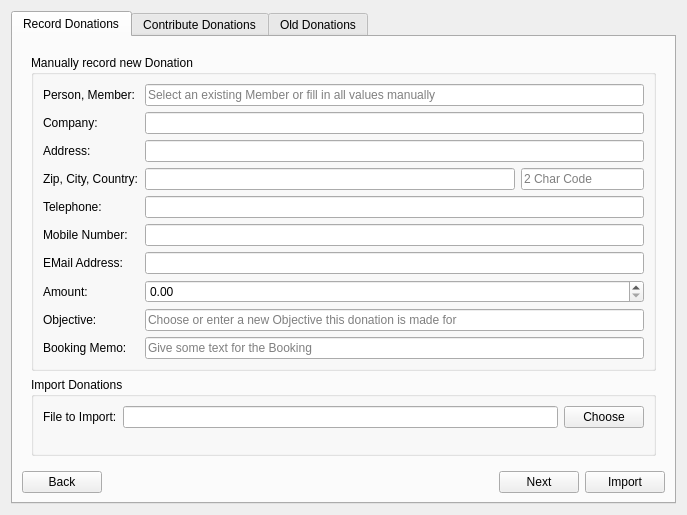
<?xml version="1.0" encoding="UTF-8"?>
<ui version="4.0">
 <class>DonationsForm</class>
 <widget class="QWidget" name="DonationsForm">
  <property name="geometry">
   <rect>
    <x>0</x>
    <y>0</y>
    <width>687</width>
    <height>515</height>
   </rect>
  </property>
  <property name="windowTitle">
   <string>Form</string>
  </property>
  <layout class="QVBoxLayout" name="verticalLayout">
   <item>
    <widget class="QTabWidget" name="tabWidget">
     <property name="currentIndex">
      <number>0</number>
     </property>
     <widget class="QWidget" name="tab_3">
      <attribute name="title">
       <string>Record Donations</string>
      </attribute>
      <layout class="QVBoxLayout" name="verticalLayout_8">
       <item>
        <widget class="QStackedWidget" name="stackedWidget">
         <property name="currentIndex">
          <number>0</number>
         </property>
         <widget class="QWidget" name="pageInit">
          <layout class="QVBoxLayout" name="verticalLayout_9">
           <item>
            <widget class="QGroupBox" name="groupBox_3">
             <property name="title">
              <string>Manually record new Donation</string>
             </property>
             <layout class="QFormLayout" name="formLayout">
              <item row="0" column="0">
               <widget class="QLabel" name="label_5">
                <property name="text">
                 <string>Person, Member:</string>
                </property>
               </widget>
              </item>
              <item row="1" column="0">
               <widget class="QLabel" name="label_6">
                <property name="text">
                 <string>Company:</string>
                </property>
               </widget>
              </item>
              <item row="0" column="1">
               <widget class="QLineEdit" name="editMember">
                <property name="placeholderText">
                 <string>Select an existing Member or fill in all values manually</string>
                </property>
               </widget>
              </item>
              <item row="1" column="1">
               <widget class="QLineEdit" name="editCompany"/>
              </item>
              <item row="7" column="0">
               <widget class="QLabel" name="label_7">
                <property name="text">
                 <string>Amount:</string>
                </property>
               </widget>
              </item>
              <item row="8" column="0">
               <widget class="QLabel" name="label_8">
                <property name="text">
                 <string>Objective:</string>
                </property>
               </widget>
              </item>
              <item row="8" column="1">
               <widget class="QLineEdit" name="editObjective">
                <property name="placeholderText">
                 <string>Choose or enter a new Objective this donation is made for</string>
                </property>
               </widget>
              </item>
              <item row="7" column="1">
               <widget class="QDoubleSpinBox" name="editAmount">
                <property name="maximum">
                 <double>99999.990000000005239</double>
                </property>
               </widget>
              </item>
              <item row="9" column="0">
               <widget class="QLabel" name="label_9">
                <property name="text">
                 <string>Booking Memo:</string>
                </property>
               </widget>
              </item>
              <item row="9" column="1">
               <widget class="QLineEdit" name="editMemo">
                <property name="placeholderText">
                 <string>Give some text for the Booking</string>
                </property>
               </widget>
              </item>
              <item row="2" column="0">
               <widget class="QLabel" name="label_11">
                <property name="text">
                 <string>Address:</string>
                </property>
               </widget>
              </item>
              <item row="3" column="0">
               <widget class="QLabel" name="label_12">
                <property name="text">
                 <string>Zip, City, Country:</string>
                </property>
               </widget>
              </item>
              <item row="2" column="1">
               <widget class="QLineEdit" name="editAddress">
                <property name="placeholderText">
                 <string/>
                </property>
               </widget>
              </item>
              <item row="3" column="1">
               <layout class="QHBoxLayout" name="horizontalLayout_8" stretch="3,1">
                <item>
                 <widget class="QLineEdit" name="editCity"/>
                </item>
                <item>
                 <widget class="QLineEdit" name="editCountry">
                  <property name="maxLength">
                   <number>2</number>
                  </property>
                  <property name="placeholderText">
                   <string>2 Char Code</string>
                  </property>
                 </widget>
                </item>
               </layout>
              </item>
              <item row="4" column="0">
               <widget class="QLabel" name="label_16">
                <property name="text">
                 <string>Telephone:</string>
                </property>
               </widget>
              </item>
              <item row="5" column="0">
               <widget class="QLabel" name="label_17">
                <property name="text">
                 <string>Mobile Number:</string>
                </property>
               </widget>
              </item>
              <item row="6" column="0">
               <widget class="QLabel" name="label_18">
                <property name="text">
                 <string>EMail Address:</string>
                </property>
               </widget>
              </item>
              <item row="4" column="1">
               <widget class="QLineEdit" name="editPhone"/>
              </item>
              <item row="5" column="1">
               <widget class="QLineEdit" name="editMobile"/>
              </item>
              <item row="6" column="1">
               <widget class="QLineEdit" name="editEmail"/>
              </item>
             </layout>
            </widget>
           </item>
           <item>
            <widget class="QGroupBox" name="groupBox_4">
             <property name="title">
              <string>Import Donations</string>
             </property>
             <layout class="QFormLayout" name="formLayout_2">
              <property name="fieldGrowthPolicy">
               <enum>QFormLayout::ExpandingFieldsGrow</enum>
              </property>
              <item row="0" column="0">
               <widget class="QLabel" name="label_10">
                <property name="text">
                 <string>File to Import:</string>
                </property>
               </widget>
              </item>
              <item row="0" column="1">
               <layout class="QHBoxLayout" name="horizontalLayout_4">
                <item>
                 <widget class="QLineEdit" name="editImportFile"/>
                </item>
                <item>
                 <widget class="QPushButton" name="btnChooseDonationImport">
                  <property name="text">
                   <string>Choose</string>
                  </property>
                 </widget>
                </item>
               </layout>
              </item>
             </layout>
            </widget>
           </item>
          </layout>
         </widget>
         <widget class="QWidget" name="pageFileImport">
          <layout class="QVBoxLayout" name="verticalLayout_10">
           <item>
            <layout class="QHBoxLayout" name="horizontalLayout_10">
             <item>
              <widget class="QLabel" name="label_19">
               <property name="text">
                <string>Use Separator:</string>
               </property>
              </widget>
             </item>
             <item>
              <widget class="QLineEdit" name="importSeparator">
               <property name="minimumSize">
                <size>
                 <width>30</width>
                 <height>0</height>
                </size>
               </property>
               <property name="maximumSize">
                <size>
                 <width>30</width>
                 <height>16777215</height>
                </size>
               </property>
               <property name="text">
                <string>;</string>
               </property>
               <property name="maxLength">
                <number>3</number>
               </property>
              </widget>
             </item>
             <item>
              <widget class="QCheckBox" name="checkFirstLineHeader">
               <property name="text">
                <string>First line is header</string>
               </property>
              </widget>
             </item>
             <item>
              <spacer name="horizontalSpacer_6">
               <property name="orientation">
                <enum>Qt::Horizontal</enum>
               </property>
               <property name="sizeHint" stdset="0">
                <size>
                 <width>40</width>
                 <height>20</height>
                </size>
               </property>
              </spacer>
             </item>
            </layout>
           </item>
           <item>
            <layout class="QHBoxLayout" name="horizontalLayout_9">
             <item>
              <widget class="QLabel" name="label_13">
               <property name="text">
                <string>Value in Column</string>
               </property>
              </widget>
             </item>
             <item>
              <widget class="QSpinBox" name="importColumnMaster">
               <property name="minimum">
                <number>1</number>
               </property>
               <property name="maximum">
                <number>9999</number>
               </property>
              </widget>
             </item>
             <item>
              <widget class="QLabel" name="label_14">
               <property name="text">
                <string>complies with</string>
               </property>
              </widget>
             </item>
             <item>
              <widget class="QComboBox" name="importColumnMemberfields">
               <item>
                <property name="text">
                 <string>All Fields</string>
                </property>
               </item>
               <item>
                <property name="text">
                 <string>UID, Name, Surname, Company</string>
                </property>
               </item>
               <item>
                <property name="text">
                 <string>Telephone numbers</string>
                </property>
               </item>
               <item>
                <property name="text">
                 <string>EMail Addresses</string>
                </property>
               </item>
              </widget>
             </item>
             <item>
              <spacer name="horizontalSpacer_5">
               <property name="orientation">
                <enum>Qt::Horizontal</enum>
               </property>
               <property name="sizeHint" stdset="0">
                <size>
                 <width>40</width>
                 <height>20</height>
                </size>
               </property>
              </spacer>
             </item>
            </layout>
           </item>
           <item>
            <layout class="QHBoxLayout" name="horizontalLayout_11">
             <item>
              <widget class="QLabel" name="label_20">
               <property name="text">
                <string>Search-Value match</string>
               </property>
              </widget>
             </item>
             <item>
              <widget class="QLineEdit" name="importRegexMatch">
               <property name="text">
                <string>.*(\d+).*</string>
               </property>
              </widget>
             </item>
             <item>
              <widget class="QLabel" name="label_21">
               <property name="text">
                <string>is replaced by</string>
               </property>
              </widget>
             </item>
             <item>
              <widget class="QLineEdit" name="importRegexReplace">
               <property name="text">
                <string>00\1</string>
               </property>
              </widget>
             </item>
            </layout>
           </item>
           <item>
            <layout class="QHBoxLayout" name="horizontalLayout_12">
             <item>
              <widget class="QLabel" name="label_22">
               <property name="text">
                <string>Amount is in Column</string>
               </property>
              </widget>
             </item>
             <item>
              <widget class="QSpinBox" name="importAmountColumn">
               <property name="minimum">
                <number>1</number>
               </property>
               <property name="maximum">
                <number>9999</number>
               </property>
              </widget>
             </item>
             <item>
              <spacer name="horizontalSpacer_7">
               <property name="orientation">
                <enum>Qt::Horizontal</enum>
               </property>
               <property name="sizeHint" stdset="0">
                <size>
                 <width>40</width>
                 <height>20</height>
                </size>
               </property>
              </spacer>
             </item>
            </layout>
           </item>
           <item>
            <widget class="QTableWidget" name="tablePreviewImport">
             <attribute name="horizontalHeaderStretchLastSection">
              <bool>true</bool>
             </attribute>
             <attribute name="verticalHeaderVisible">
              <bool>false</bool>
             </attribute>
             <column>
              <property name="text">
               <string>Person</string>
              </property>
             </column>
             <column>
              <property name="text">
               <string>Company</string>
              </property>
             </column>
             <column>
              <property name="text">
               <string>Address</string>
              </property>
             </column>
             <column>
              <property name="text">
               <string>Zip, City</string>
              </property>
             </column>
             <column>
              <property name="text">
               <string>Country</string>
              </property>
             </column>
             <column>
              <property name="text">
               <string>Telephone</string>
              </property>
             </column>
             <column>
              <property name="text">
               <string>Mobile</string>
              </property>
             </column>
             <column>
              <property name="text">
               <string>EMail</string>
              </property>
             </column>
             <column>
              <property name="text">
               <string>Amount</string>
              </property>
             </column>
             <column>
              <property name="text">
               <string>Objective</string>
              </property>
             </column>
             <column>
              <property name="text">
               <string>Booking memo</string>
              </property>
             </column>
            </widget>
           </item>
          </layout>
         </widget>
         <widget class="QWidget" name="pageProgress">
          <layout class="QVBoxLayout" name="verticalLayout_11">
           <item>
            <spacer name="verticalSpacer_3">
             <property name="orientation">
              <enum>Qt::Vertical</enum>
             </property>
             <property name="sizeHint" stdset="0">
              <size>
               <width>20</width>
               <height>40</height>
              </size>
             </property>
            </spacer>
           </item>
           <item>
            <widget class="QLabel" name="label_15">
             <property name="text">
              <string>Importing %1 Donations:</string>
             </property>
             <property name="alignment">
              <set>Qt::AlignCenter</set>
             </property>
            </widget>
           </item>
           <item>
            <widget class="QProgressBar" name="progressImport">
             <property name="format">
              <string>%p%</string>
             </property>
            </widget>
           </item>
           <item>
            <spacer name="verticalSpacer_4">
             <property name="orientation">
              <enum>Qt::Vertical</enum>
             </property>
             <property name="sizeHint" stdset="0">
              <size>
               <width>20</width>
               <height>40</height>
              </size>
             </property>
            </spacer>
           </item>
          </layout>
         </widget>
        </widget>
       </item>
       <item>
        <layout class="QHBoxLayout" name="horizontalLayout_3">
         <item>
          <widget class="QPushButton" name="btnImportBack">
           <property name="text">
            <string>Back</string>
           </property>
           <property name="icon">
            <iconset resource="../PiTres.qrc">
             <normaloff>:/icons/resources/icons/expense.png</normaloff>:/icons/resources/icons/expense.png</iconset>
           </property>
          </widget>
         </item>
         <item>
          <spacer name="horizontalSpacer_4">
           <property name="orientation">
            <enum>Qt::Horizontal</enum>
           </property>
           <property name="sizeHint" stdset="0">
            <size>
             <width>40</width>
             <height>20</height>
            </size>
           </property>
          </spacer>
         </item>
         <item>
          <widget class="QPushButton" name="btnImportNext">
           <property name="text">
            <string>Next</string>
           </property>
           <property name="icon">
            <iconset resource="../PiTres.qrc">
             <normaloff>:/icons/resources/icons/income.png</normaloff>:/icons/resources/icons/income.png</iconset>
           </property>
          </widget>
         </item>
         <item>
          <widget class="QPushButton" name="btnImportSave">
           <property name="text">
            <string>Import</string>
           </property>
           <property name="icon">
            <iconset resource="../PiTres.qrc">
             <normaloff>:/icons/resources/icons/disk_blue.png</normaloff>:/icons/resources/icons/disk_blue.png</iconset>
           </property>
          </widget>
         </item>
        </layout>
       </item>
      </layout>
     </widget>
     <widget class="QWidget" name="tab">
      <attribute name="title">
       <string>Contribute Donations</string>
      </attribute>
      <layout class="QVBoxLayout" name="verticalLayout_2">
       <item>
        <layout class="QHBoxLayout" name="horizontalLayout">
         <item>
          <widget class="QLabel" name="label_3">
           <property name="text">
            <string>Memo:</string>
           </property>
          </widget>
         </item>
         <item>
          <widget class="QLineEdit" name="memoText">
           <property name="placeholderText">
            <string>Text for the Booking-Memo</string>
           </property>
          </widget>
         </item>
         <item>
          <spacer name="horizontalSpacer">
           <property name="orientation">
            <enum>Qt::Horizontal</enum>
           </property>
           <property name="sizeHint" stdset="0">
            <size>
             <width>40</width>
             <height>20</height>
            </size>
           </property>
          </spacer>
         </item>
         <item>
          <widget class="QLabel" name="label">
           <property name="text">
            <string>From:</string>
           </property>
          </widget>
         </item>
         <item>
          <widget class="QDateEdit" name="dateFrom">
           <property name="displayFormat">
            <string>yyyy-MM-dd</string>
           </property>
           <property name="calendarPopup">
            <bool>true</bool>
           </property>
          </widget>
         </item>
         <item>
          <widget class="QLabel" name="label_2">
           <property name="text">
            <string>To:</string>
           </property>
          </widget>
         </item>
         <item>
          <widget class="QDateEdit" name="dateUntil">
           <property name="displayFormat">
            <string>yyyy-MM-dd</string>
           </property>
           <property name="calendarPopup">
            <bool>true</bool>
           </property>
          </widget>
         </item>
        </layout>
       </item>
       <item>
        <widget class="QSplitter" name="splitter_2">
         <property name="orientation">
          <enum>Qt::Horizontal</enum>
         </property>
         <property name="childrenCollapsible">
          <bool>false</bool>
         </property>
         <widget class="QTableView" name="tableView"/>
         <widget class="QGroupBox" name="overviewGroup">
          <property name="title">
           <string>Donations Overview</string>
          </property>
          <layout class="QVBoxLayout" name="verticalLayout_3">
           <item>
            <widget class="QScrollArea" name="scrollArea">
             <property name="frameShape">
              <enum>QFrame::NoFrame</enum>
             </property>
             <property name="frameShadow">
              <enum>QFrame::Plain</enum>
             </property>
             <property name="widgetResizable">
              <bool>true</bool>
             </property>
             <widget class="QWidget" name="scrollAreaWidgetContents">
              <property name="geometry">
               <rect>
                <x>0</x>
                <y>0</y>
                <width>152</width>
                <height>156</height>
               </rect>
              </property>
              <layout class="QVBoxLayout" name="verticalLayout_6">
               <item>
                <layout class="QGridLayout" name="overviewLayout">
                 <property name="horizontalSpacing">
                  <number>20</number>
                 </property>
                 <property name="verticalSpacing">
                  <number>5</number>
                 </property>
                </layout>
               </item>
               <item>
                <spacer name="verticalSpacer">
                 <property name="orientation">
                  <enum>Qt::Vertical</enum>
                 </property>
                 <property name="sizeHint" stdset="0">
                  <size>
                   <width>20</width>
                   <height>40</height>
                  </size>
                 </property>
                </spacer>
               </item>
              </layout>
             </widget>
            </widget>
           </item>
          </layout>
         </widget>
        </widget>
       </item>
       <item>
        <layout class="QHBoxLayout" name="horizontalLayout_2">
         <item>
          <spacer name="horizontalSpacer_2">
           <property name="orientation">
            <enum>Qt::Horizontal</enum>
           </property>
           <property name="sizeHint" stdset="0">
            <size>
             <width>40</width>
             <height>20</height>
            </size>
           </property>
          </spacer>
         </item>
         <item>
          <widget class="QToolButton" name="btnEmail">
           <property name="text">
            <string>Send EMail</string>
           </property>
           <property name="icon">
            <iconset resource="../PiTres.qrc">
             <normaloff>:/icons/resources/icons/email.png</normaloff>:/icons/resources/icons/email.png</iconset>
           </property>
           <property name="iconSize">
            <size>
             <width>32</width>
             <height>32</height>
            </size>
           </property>
           <property name="toolButtonStyle">
            <enum>Qt::ToolButtonTextUnderIcon</enum>
           </property>
          </widget>
         </item>
         <item>
          <widget class="QToolButton" name="btnExport">
           <property name="text">
            <string>Export Bookings</string>
           </property>
           <property name="icon">
            <iconset resource="../PiTres.qrc">
             <normaloff>:/icons/resources/icons/disk_blue.png</normaloff>:/icons/resources/icons/disk_blue.png</iconset>
           </property>
           <property name="iconSize">
            <size>
             <width>32</width>
             <height>32</height>
            </size>
           </property>
           <property name="toolButtonStyle">
            <enum>Qt::ToolButtonTextUnderIcon</enum>
           </property>
          </widget>
         </item>
        </layout>
       </item>
      </layout>
     </widget>
     <widget class="QWidget" name="tab_2">
      <attribute name="title">
       <string>Old Donations</string>
      </attribute>
      <layout class="QVBoxLayout" name="verticalLayout_5">
       <item>
        <layout class="QHBoxLayout" name="horizontalLayout_5">
         <item>
          <spacer name="horizontalSpacer_3">
           <property name="orientation">
            <enum>Qt::Horizontal</enum>
           </property>
           <property name="sizeHint" stdset="0">
            <size>
             <width>40</width>
             <height>20</height>
            </size>
           </property>
          </spacer>
         </item>
         <item>
          <widget class="QLabel" name="label_4">
           <property name="text">
            <string>Chosse a Section:</string>
           </property>
          </widget>
         </item>
         <item>
          <widget class="QComboBox" name="sectionList"/>
         </item>
        </layout>
       </item>
       <item>
        <widget class="QSplitter" name="splitter">
         <property name="orientation">
          <enum>Qt::Horizontal</enum>
         </property>
         <property name="childrenCollapsible">
          <bool>false</bool>
         </property>
         <widget class="QGroupBox" name="verticalGroupBox">
          <property name="sizePolicy">
           <sizepolicy hsizetype="Ignored" vsizetype="Preferred">
            <horstretch>1</horstretch>
            <verstretch>0</verstretch>
           </sizepolicy>
          </property>
          <property name="minimumSize">
           <size>
            <width>100</width>
            <height>0</height>
           </size>
          </property>
          <property name="title">
           <string>Year</string>
          </property>
          <layout class="QHBoxLayout" name="horizontalLayout_6">
           <item>
            <widget class="QListWidget" name="yearList">
             <property name="showDropIndicator" stdset="0">
              <bool>false</bool>
             </property>
            </widget>
           </item>
          </layout>
         </widget>
         <widget class="QGroupBox" name="groupBox_2">
          <property name="sizePolicy">
           <sizepolicy hsizetype="Ignored" vsizetype="Preferred">
            <horstretch>5</horstretch>
            <verstretch>0</verstretch>
           </sizepolicy>
          </property>
          <property name="minimumSize">
           <size>
            <width>200</width>
            <height>0</height>
           </size>
          </property>
          <property name="title">
           <string>List of all Donations</string>
          </property>
          <layout class="QHBoxLayout" name="horizontalLayout_7">
           <item>
            <widget class="QTableView" name="donationsTable"/>
           </item>
          </layout>
         </widget>
         <widget class="QGroupBox" name="groupBox">
          <property name="sizePolicy">
           <sizepolicy hsizetype="Minimum" vsizetype="Preferred">
            <horstretch>1</horstretch>
            <verstretch>0</verstretch>
           </sizepolicy>
          </property>
          <property name="minimumSize">
           <size>
            <width>200</width>
            <height>0</height>
           </size>
          </property>
          <property name="title">
           <string>Summary</string>
          </property>
          <layout class="QVBoxLayout" name="verticalLayout_4">
           <item>
            <widget class="QScrollArea" name="scrollArea_2">
             <property name="frameShape">
              <enum>QFrame::NoFrame</enum>
             </property>
             <property name="frameShadow">
              <enum>QFrame::Plain</enum>
             </property>
             <property name="widgetResizable">
              <bool>true</bool>
             </property>
             <widget class="QWidget" name="scrollAreaWidgetContents_2">
              <property name="geometry">
               <rect>
                <x>0</x>
                <y>0</y>
                <width>186</width>
                <height>197</height>
               </rect>
              </property>
              <layout class="QVBoxLayout" name="verticalLayout_7">
               <item>
                <layout class="QGridLayout" name="detailsLayout">
                 <property name="horizontalSpacing">
                  <number>20</number>
                 </property>
                 <property name="verticalSpacing">
                  <number>5</number>
                 </property>
                </layout>
               </item>
               <item>
                <spacer name="verticalSpacer_2">
                 <property name="orientation">
                  <enum>Qt::Vertical</enum>
                 </property>
                 <property name="sizeHint" stdset="0">
                  <size>
                   <width>20</width>
                   <height>40</height>
                  </size>
                 </property>
                </spacer>
               </item>
              </layout>
             </widget>
            </widget>
           </item>
          </layout>
         </widget>
        </widget>
       </item>
      </layout>
     </widget>
    </widget>
   </item>
  </layout>
  <action name="actionReloadImportfile">
   <property name="text">
    <string>Reload Importfile</string>
   </property>
  </action>
 </widget>
 <resources>
  <include location="../PiTres.qrc"/>
 </resources>
 <connections>
  <connection>
   <sender>importSeparator</sender>
   <signal>textChanged(QString)</signal>
   <receiver>actionReloadImportfile</receiver>
   <slot>trigger()</slot>
   <hints>
    <hint type="sourcelabel">
     <x>130</x>
     <y>47</y>
    </hint>
    <hint type="destinationlabel">
     <x>-1</x>
     <y>-1</y>
    </hint>
   </hints>
  </connection>
  <connection>
   <sender>checkFirstLineHeader</sender>
   <signal>stateChanged(int)</signal>
   <receiver>actionReloadImportfile</receiver>
   <slot>trigger()</slot>
   <hints>
    <hint type="sourcelabel">
     <x>220</x>
     <y>47</y>
    </hint>
    <hint type="destinationlabel">
     <x>-1</x>
     <y>-1</y>
    </hint>
   </hints>
  </connection>
  <connection>
   <sender>importColumnMaster</sender>
   <signal>valueChanged(int)</signal>
   <receiver>actionReloadImportfile</receiver>
   <slot>trigger()</slot>
   <hints>
    <hint type="sourcelabel">
     <x>149</x>
     <y>75</y>
    </hint>
    <hint type="destinationlabel">
     <x>-1</x>
     <y>-1</y>
    </hint>
   </hints>
  </connection>
  <connection>
   <sender>importColumnMemberfields</sender>
   <signal>currentIndexChanged(int)</signal>
   <receiver>actionReloadImportfile</receiver>
   <slot>trigger()</slot>
   <hints>
    <hint type="sourcelabel">
     <x>387</x>
     <y>76</y>
    </hint>
    <hint type="destinationlabel">
     <x>-1</x>
     <y>-1</y>
    </hint>
   </hints>
  </connection>
  <connection>
   <sender>importRegexMatch</sender>
   <signal>textEdited(QString)</signal>
   <receiver>actionReloadImportfile</receiver>
   <slot>trigger()</slot>
   <hints>
    <hint type="sourcelabel">
     <x>251</x>
     <y>104</y>
    </hint>
    <hint type="destinationlabel">
     <x>-1</x>
     <y>-1</y>
    </hint>
   </hints>
  </connection>
  <connection>
   <sender>importRegexReplace</sender>
   <signal>textEdited(QString)</signal>
   <receiver>actionReloadImportfile</receiver>
   <slot>trigger()</slot>
   <hints>
    <hint type="sourcelabel">
     <x>562</x>
     <y>104</y>
    </hint>
    <hint type="destinationlabel">
     <x>-1</x>
     <y>-1</y>
    </hint>
   </hints>
  </connection>
  <connection>
   <sender>importAmountColumn</sender>
   <signal>valueChanged(int)</signal>
   <receiver>actionReloadImportfile</receiver>
   <slot>trigger()</slot>
   <hints>
    <hint type="sourcelabel">
     <x>177</x>
     <y>132</y>
    </hint>
    <hint type="destinationlabel">
     <x>-1</x>
     <y>-1</y>
    </hint>
   </hints>
  </connection>
 </connections>
</ui>
